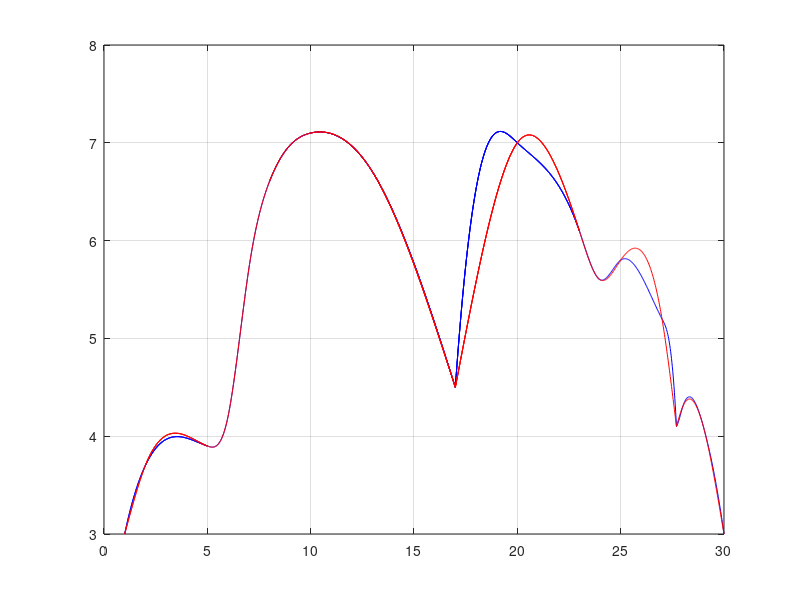

The MATLAB source for this figure:
function merged()
        %%%%%%%% curve 1 %%%%%%%%%%%%%%%%
        
	        x = [1, 2, 5, 6, 7, 8, 10, 13, 17];
	        a = [3.0, 3.7, 3.9, 4.2, 5.7, 6.6, 7.1, 6.7, 4.5];
	        FPO = 1.0;
	        FPN = -0.67;

	        n = 8;
	        N = n + 1;

	        h = zeros(1,N);
	        alpha = zeros(1, N);
	        l = zeros(1,N);
	        u = zeros(1,N);
	        c = zeros(1,N);

	        b = zeros(1,N);
	        d = zeros(1,N);

	        for i = 1 : n
	            h(i) = x(i + 1) - x(i);
	        end

	        alpha(1) = (3*(a(2) - a(1))/h(1)) - 3*FPO;
	        alpha(N) = 3*FPN - 3*(a(N)-a(N-1))/h(N-1);



	        for i = 2: n;
	            alpha(i) = ((3/h(i)) .* (a(i+1) - a(i))) - ((3/h(i-1)) .* (a(i)-a(i-1)));
	        end

	        l(1) = 2*h(1);
	        u(1) = 0.5;
	        z(1) = alpha(1) ./ l(1);

	        for i = 2 : n
	            l(i) = 2*(x(i+1) - x(i-1)) - h(i-1) .* u(i-1);
	            u(i) = h(i) / l(i);
	            z(i) = (alpha(i) - h(i-1) .* z(i-1)) / l(i); 
	        end

	        l(N) = h(N-1) .* (2 - u(N-1));
	        z(N) = (alpha(N) - h(N-1) .* z(N-1)) ./ l(N);
	        c(N) = z(N);

	        for j = n : -1 : 1
	            c(j) = z(j) - u(j) .* c(j+1);
	            b(j) = (a(j+1) - a(j))./h(j) - h(j) .* (c(j+1) + 2*c(j))/3;
	            d(j) = (c(j+1) - c(j)) ./ (3.*h(j));
	        end

% 	        for j = 1:n
% 	            disp('a is: ' );
% 	            disp(a(j));
% 	            disp('b is: ' );
% 	            disp(b(j));
% 	            disp('c is: ' );
% 	            disp(c(j));
% 	            disp('d is: ' );
% 	            disp(d(j));
% 	            disp('*************');
% 	        end

	        %for j = 1:n
	        	for i = 1:17
		        	if i <= 2

		        		j = 1;

						y = 1:0.02:2;
						z = a(j) +b(j).*(y - x(j))+c(j).*((y - x(j)).^2) +d(j).*((y - x(j)).^3); 
		                plot (y,z,'b');
		                %semilogy(y,z);
		                grid on;
		                hold on;

		                i = 2;

					elseif i > 2 && i <= 5

						j = 2;

						y = 2:0.02:5;
						z = a(j) +b(j).*(y - x(j))+c(j).*((y - x(j)).^2) +d(j).*((y - x(j)).^3); 
		                plot (y,z, 'b');
		                %semilogy(y,z);
		                grid on;
		                hold on;

		                i = 5;

	                elseif i > 5 && i <= 6

	                	j = 3;

	                	y = 5:0.02:6;
	                	z = a(j) +b(j).*(y - x(j))+c(j).*((y - x(j)).^2) +d(j).*((y - x(j)).^3); 
		                plot (y,z,'b');
		                %semilogy(y,z);
		                grid on;
		                hold on;

		                i = 6;

	                elseif i > 6 && i <= 7

	                	j = 4;

	                	y = 6:0.02:7;
	                	z = a(j) +b(j).*(y - x(j))+c(j).*((y - x(j)).^2) +d(j).*((y - x(j)).^3); 
		                plot (y,z,'b');
		                %semilogy(y,z);
		                grid on;
		                hold on;

		                i = 7;

	                elseif i > 7 && i <= 8

	                	j = 5;

	                	y = 7:0.02:8;
	                	z = a(j) +b(j).*(y - x(j))+c(j).*((y - x(j)).^2) +d(j).*((y - x(j)).^3); 
		                plot (y,z,'b');
		                %semilogy(y,z);
		                grid on;
		                hold on;

		                i = 8;

	                elseif i > 8 && i <= 10

	                	j = 6;

	                	y = 8:0.02:10;
	                	z = a(j) +b(j).*(y - x(j))+c(j).*((y - x(j)).^2) +d(j).*((y - x(j)).^3); 
		                plot (y,z,'b');
		                %semilogy(y,z);
		                grid on;
		                hold on;

		                i = 10;

	                elseif i > 10 && i <= 13

	                	j = 7;

	                	y = 10:0.02:13;
	                	z = a(j) +b(j).*(y - x(j))+c(j).*((y - x(j)).^2) +d(j).*((y - x(j)).^3); 
		                plot (y,z,'b');
		                %semilogy(y,z);
		                grid on;
		                hold on;

		                i = 13;

	                elseif i > 13 && i <= 17

	                	j = 8;

	                	y = 13:0.02:17;
	                	z = a(j) +b(j).*(y - x(j))+c(j).*((y - x(j)).^2) +d(j).*((y - x(j)).^3); 
		                plot (y,z,'b');
		                %semilogy(y,z);
		                grid on;
		                hold on;

		                i = 17;

	                end
                end

	                
	                

            %end

                

        %%%%%%%% curve 2 %%%%%%%%%%%%%%%%
        
	        x = [17, 20, 23, 24, 25, 27, 27.7];
	        a = [4.5, 7.0, 6.1, 5.6, 5.8, 5.2, 4.1];
	        FPO = 3.0;
	        FPN = -4.0;

	        n = 6;
	        N = n + 1;

	        h = zeros(1,N);
	        alpha = zeros(1, N);
	        l = zeros(1,N);
	        u = zeros(1,N);
	        c = zeros(1,N);

	        b = zeros(1,N);
	        d = zeros(1,N);

	        for i = 1 : n
	            h(i) = x(i + 1) - x(i);
	        end

	        alpha(1) = (3*(a(2) - a(1))/h(1)) - 3*FPO;
	        alpha(N) = 3*FPN - 3*(a(N)-a(N-1))/h(N-1);



	        for i = 2: n;
	            alpha(i) = ((3/h(i)) .* (a(i+1) - a(i))) - ((3/h(i-1)) .* (a(i)-a(i-1)));
	        end

	        l(1) = 2*h(1);
	        u(1) = 0.5;
	        z(1) = alpha(1) ./ l(1);

	        for i = 2 : n
	            l(i) = 2*(x(i+1) - x(i-1)) - h(i-1) .* u(i-1);
	            u(i) = h(i) / l(i);
	            z(i) = (alpha(i) - h(i-1) .* z(i-1)) / l(i); 
	        end

	        l(N) = h(N-1) .* (2 - u(N-1));
	        z(N) = (alpha(N) - h(N-1) .* z(N-1)) ./ l(N);
	        c(N) = z(N);

	        for j = n : -1 : 1
	            c(j) = z(j) - u(j) .* c(j+1);
	            b(j) = (a(j+1) - a(j))./h(j) - h(j) .* (c(j+1) + 2*c(j))/3;
	            d(j) = (c(j+1) - c(j)) ./ (3.*h(j));
	        end

% 	        for j = 1:n
% 	            disp('a is: ' );
% 	            disp(a(j));
% 	            disp('b is: ' );
% 	            disp(b(j));
% 	            disp('c is: ' );
% 	            disp(c(j));
% 	            disp('d is: ' );
% 	            disp(d(j));
% 	            disp('*************');
% 	        end

	        for i = 17:28
		        	if i <= 20

		        		j = 1;

						y = 17:0.02:20;
						z = a(j) +b(j).*(y - x(j))+c(j).*((y - x(j)).^2) +d(j).*((y - x(j)).^3); 
		                plot (y,z,'b');
		                %semilogy(y,z);
		                grid on;
		                hold on;

		                i = 20;

					elseif i > 20 && i <= 23

						j = 2;

						y = 20:0.02:23;
						z = a(j) +b(j).*(y - x(j))+c(j).*((y - x(j)).^2) +d(j).*((y - x(j)).^3); 
		                plot (y,z,'b');
		                %semilogy(y,z);
		                grid on;
		                hold on;

		                i = 23;

	                elseif i > 23 && i <= 24

	                	j = 3;

	                	y = 23:0.02:24;
	                	z = a(j) +b(j).*(y - x(j))+c(j).*((y - x(j)).^2) +d(j).*((y - x(j)).^3); 
		                plot (y,z,'b');
		                %semilogy(y,z);
		                grid on;
		                hold on;

		                i = 24;

	                elseif i > 24 && i <= 25

	                	j = 4;

	                	y = 24:0.02:25;
	                	z = a(j) +b(j).*(y - x(j))+c(j).*((y - x(j)).^2) +d(j).*((y - x(j)).^3); 
		                plot (y,z,'b');
		                %semilogy(y,z);
		                grid on;
		                hold on;

		                i = 25;

	                elseif i > 25 && i < 27

	                	j = 5;

	                	y = 25:0.02:27;
	                	z = a(j) +b(j).*(y - x(j))+c(j).*((y - x(j)).^2) +d(j).*((y - x(j)).^3); 
		                plot (y,z,'b');
		                %semilogy(y,z);
		                grid on;
		                hold on;

		                i = 26;

	                elseif i >= 27 && i <= 27.7

	                	j = 6;

	                	y = 27:0.02:27.7;
	                	z = a(j) +b(j).*(y - x(j))+c(j).*((y - x(j)).^2) +d(j).*((y - x(j)).^3); 
		                plot (y,z,'b');
		                %semilogy(y,z);
		                grid on;
		                hold on;

		                i = 28;

	                end
	            end

        %%%%%%%% curve 3 %%%%%%%%%%%%%%%%
	    
	        x = [27.7, 28, 29, 30];
	        a = [4.1, 4.3, 4.1, 3.0];
	        FPO = 0.33;
	        FPN = -1.5;

	        n = 3;
	        N = n + 1;

	        h = zeros(1,N);
	        alpha = zeros(1, N);
	        l = zeros(1,N);
	        u = zeros(1,N);
	        c = zeros(1,N);

	        b = zeros(1,N);
	        d = zeros(1,N);

	        for i = 1 : n
	            h(i) = x(i + 1) - x(i);
	        end

	        alpha(1) = (3*(a(2) - a(1))/h(1)) - 3*FPO;
	        alpha(N) = 3*FPN - 3*(a(N)-a(N-1))/h(N-1);



	        for i = 2: n;
	            alpha(i) = ((3/h(i)) .* (a(i+1) - a(i))) - ((3/h(i-1)) .* (a(i)-a(i-1)));
	        end

	        l(1) = 2*h(1);
	        u(1) = 0.5;
	        z(1) = alpha(1) ./ l(1);

	        for i = 2 : n
	            l(i) = 2*(x(i+1) - x(i-1)) - h(i-1) .* u(i-1);
	            u(i) = h(i) / l(i);
	            z(i) = (alpha(i) - h(i-1) .* z(i-1)) / l(i); 
	        end

	        l(N) = h(N-1) .* (2 - u(N-1));
	        z(N) = (alpha(N) - h(N-1) .* z(N-1)) ./ l(N);
	        c(N) = z(N);

	        for j = n : -1 : 1
	            c(j) = z(j) - u(j) .* c(j+1);
	            b(j) = (a(j+1) - a(j))./h(j) - h(j) .* (c(j+1) + 2*c(j))/3;
	            d(j) = (c(j+1) - c(j)) ./ (3.*h(j));
	        end

	        for i = 27.7:30
		        	if i <= 28

		        		j = 1;

						y = 27.7:0.02:28;
						z = a(j) +b(j).*(y - x(j))+c(j).*((y - x(j)).^2) +d(j).*((y - x(j)).^3); 
		                plot (y,z,'b');
		                %semilogy(y,z);
		                grid on;
		                hold on;

		                i = 28;

					elseif i > 28 && i <= 29

						j = 2;

						y = 28:0.02:29;
						z = a(j) +b(j).*(y - x(j))+c(j).*((y - x(j)).^2) +d(j).*((y - x(j)).^3); 
		                plot (y,z,'b');
		                %semilogy(y,z);
		                grid on;
		                hold on;

		                i = 29;

	                elseif i > 29 && i <= 30

	                	j = 3;

	                	y = 29:0.02:30;
	                	z = a(j) +b(j).*(y - x(j))+c(j).*((y - x(j)).^2) +d(j).*((y - x(j)).^3); 
		                plot (y,z,'b');
		                %semilogy(y,z);
		                grid on;
		                hold on;

		                i = 30;

	                elseif i > 24 && i <= 25

	                	j = 4;

	                	y = 24:0.02:25;
	                	z = a(j) +b(j).*(y - x(j))+c(j).*((y - x(j)).^2) +d(j).*((y - x(j)).^3); 
		                plot (y,z,'b');
		                %semilogy(y,z);
		                grid on;
		                hold on;

		                i = 25;

	                elseif i > 25 && i <= 27

	                	j = 5;

	                	y = 25:0.02:27;
	                	z = a(j) +b(j).*(y - x(j))+c(j).*((y - x(j)).^2) +d(j).*((y - x(j)).^3); 
		                plot (y,z,'b');
		                %semilogy(y,z);
		                grid on;
		                hold on;

		                i = 27;

	                elseif i > 27 && i <= 27.7

	                	j = 6;

	                	y = 27:0.02:27.7;
	                	z = a(j) +b(j).*(y - x(j))+c(j).*((y - x(j)).^2) +d(j).*((y - x(j)).^3); 
		                plot (y,z,'b');
		                %semilogy(y,z);
		                grid on;
		                hold on;

		                i = 27.7;
		            end
		        end


% 	        for j = 1:n
% 	            disp('a is: ' );
% 	            disp(a(j));
% 	            disp('b is: ' );
% 	            disp(b(j));
% 	            disp('c is: ' );
% 	            disp(c(j));
% 	            disp('d is: ' );
% 	            disp(d(j));
% 	            disp('*************');
%                 
% 	        end
 
    


        %%%%%%%% curve 1 %%%%%%%%%%%%%%%%
        
	        x = [1, 2, 5, 6, 7, 8, 10, 13, 17];
	        a = [3.0, 3.7, 3.9, 4.2, 5.7, 6.6, 7.1, 6.7, 4.5];
	        

	        n = 8;
	        N = n + 1;

	        h = zeros(1,N);
	        alpha = zeros(1, N);
	        l = zeros(1,N);
	        u = zeros(1,N);
	        c = zeros(1,N);

	        b = zeros(1,N);
	        d = zeros(1,N);

	        for i = 1 : n
	            h(i) = x(i + 1) - x(i);
	        end

	        for i = 2: n;
	            alpha(i) = ((3/h(i)) .* (a(i+1) - a(i))) - ((3/h(i-1)) .* (a(i)-a(i-1)));
	        end

	        l(1) = 1;
	        u(1) = 0;
	        z(1) = 0;

	        for i = 2 : n
	            l(i) = 2*(x(i+1) - x(i-1)) - h(i-1) .* u(i-1);
	            u(i) = h(i) / l(i);
	            z(i) = (alpha(i) - h(i-1) .* z(i-1)) / l(i); 
	        end

	        l(N) = 1;
	        z(N) = 0;
	        c(N) = 0;

	        for j = n : -1 : 1
	            c(j) = z(j) - u(j) .* c(j+1);
	            b(j) = (a(j+1) - a(j))./h(j) - h(j) .* (c(j+1) + 2*c(j))/3;
	            d(j) = (c(j+1) - c(j)) ./ (3.*h(j));
	        end

	        % for j = 1:n
	        %     disp('a is: ' );
	        %     disp(a(j));
	        %     disp('b is: ' );
	        %     disp(b(j));
	        %     disp('c is: ' );
	        %     disp(c(j));
	        %     disp('d is: ' );
	        %     disp(d(j));
	        %     disp('*************');
	        % end

	        for i = 1:17
		        	if i <= 2

		        		j = 1;

						y = 1:0.02:2;
						z = a(j) +b(j).*(y - x(j))+c(j).*((y - x(j)).^2) +d(j).*((y - x(j)).^3); 
		                plot (y,z,'r');
		                %semilogy(y,z);
		                grid on;
		                hold on;

		                i = 2;

					elseif i > 2 && i <= 5

						j = 2;

						y = 2:0.02:5;
						z = a(j) +b(j).*(y - x(j))+c(j).*((y - x(j)).^2) +d(j).*((y - x(j)).^3); 
		                plot (y,z,'r');
		                %semilogy(y,z);
		                grid on;
		                hold on;

		                i = 5;

	                elseif i > 5 && i <= 6

	                	j = 3;

	                	y = 5:0.02:6;
	                	z = a(j) +b(j).*(y - x(j))+c(j).*((y - x(j)).^2) +d(j).*((y - x(j)).^3); 
		                plot (y,z,'r');
		                %semilogy(y,z);
		                grid on;
		                hold on;

		                i = 6;

	                elseif i > 6 && i <= 7

	                	j = 4;

	                	y = 6:0.02:7;
	                	z = a(j) +b(j).*(y - x(j))+c(j).*((y - x(j)).^2) +d(j).*((y - x(j)).^3); 
		                plot (y,z,'r');
		                %semilogy(y,z);
		                grid on;
		                hold on;

		                i = 7;

	                elseif i > 7 && i <= 8

	                	j = 5;

	                	y = 7:0.02:8;
	                	z = a(j) +b(j).*(y - x(j))+c(j).*((y - x(j)).^2) +d(j).*((y - x(j)).^3); 
		                plot (y,z,'r');
		                %semilogy(y,z);
		                grid on;
		                hold on;

		                i = 8;

	                elseif i > 8 && i <= 10

	                	j = 6;

	                	y = 8:0.02:10;
	                	z = a(j) +b(j).*(y - x(j))+c(j).*((y - x(j)).^2) +d(j).*((y - x(j)).^3); 
		                plot (y,z,'r');
		                %semilogy(y,z);
		                grid on;
		                hold on;

		                i = 10;

	                elseif i > 10 && i <= 13

	                	j = 7;

	                	y = 10:0.02:13;
	                	z = a(j) +b(j).*(y - x(j))+c(j).*((y - x(j)).^2) +d(j).*((y - x(j)).^3); 
		                plot (y,z,'r');
		                %semilogy(y,z);
		                grid on;
		                hold on;

		                i = 13;

	                elseif i > 13 && i <= 17

	                	j = 8;

	                	y = 13:0.02:17;
	                	z = a(j) +b(j).*(y - x(j))+c(j).*((y - x(j)).^2) +d(j).*((y - x(j)).^3); 
		                plot (y,z,'r');
		                %semilogy(y,z);
		                grid on;
		                hold on;

		                i = 17;

	                end
	            end

	        %%%%%%%% curve 2 %%%%%%%%%%%%%%%%
        
	        x = [17, 20, 23, 24, 25, 27, 27.7];
	        a = [4.5, 7.0, 6.1, 5.6, 5.8, 5.2, 4.1];
	        FPO = 3.0;
	        FPN = -4.0;

	        n = 6;
	        N = n + 1;

	        h = zeros(1,N);
	        alpha = zeros(1, N);
	        l = zeros(1,N);
	        u = zeros(1,N);
	        c = zeros(1,N);

	        b = zeros(1,N);
	        d = zeros(1,N);

	        for i = 1 : n
	            h(i) = x(i + 1) - x(i);
	        end

	        for i = 2: n;
	            alpha(i) = ((3/h(i)) .* (a(i+1) - a(i))) - ((3/h(i-1)) .* (a(i)-a(i-1)));
	        end

	        l(1) = 1;
	        u(1) = 0;
	        z(1) = 0;

	        for i = 2 : n
	            l(i) = 2*(x(i+1) - x(i-1)) - h(i-1) .* u(i-1);
	            u(i) = h(i) / l(i);
	            z(i) = (alpha(i) - h(i-1) .* z(i-1)) / l(i); 
	        end

	        l(N) = 1;
	        z(N) = 0;
	        c(N) = 0;

	        for j = n : -1 : 1
	            c(j) = z(j) - u(j) .* c(j+1);
	            b(j) = (a(j+1) - a(j))./h(j) - h(j) .* (c(j+1) + 2*c(j))/3;
	            d(j) = (c(j+1) - c(j)) ./ (3.*h(j));
	        end

	        % for j = 1:n
	        %     disp('a is: ' );
	        %     disp(a(j));
	        %     disp('b is: ' );
	        %     disp(b(j));
	        %     disp('c is: ' );
	        %     disp(c(j));
	        %     disp('d is: ' );
	        %     disp(d(j));
	        %     disp('*************');
	        % end

	        for i = 17:28
		        	if i <= 20

		        		j = 1;

						y = 17:0.02:20;
						z = a(j) +b(j).*(y - x(j))+c(j).*((y - x(j)).^2) +d(j).*((y - x(j)).^3); 
		                plot (y,z,'r');
		                %semilogy(y,z);
		                grid on;
		                hold on;

		                i = 20;

					elseif i > 20 && i <= 23

						j = 2;

						y = 20:0.02:23;
						z = a(j) +b(j).*(y - x(j))+c(j).*((y - x(j)).^2) +d(j).*((y - x(j)).^3); 
		                plot (y,z,'r');
		                %semilogy(y,z);
		                grid on;
		                hold on;

		                i = 23;

	                elseif i > 23 && i <= 24

	                	j = 3;

	                	y = 23:0.02:24;
	                	z = a(j) +b(j).*(y - x(j))+c(j).*((y - x(j)).^2) +d(j).*((y - x(j)).^3); 
		                plot (y,z,'r');
		                %semilogy(y,z);
		                grid on;
		                hold on;

		                i = 24;

	                elseif i > 24 && i <= 25

	                	j = 4;

	                	y = 24:0.02:25;
	                	z = a(j) +b(j).*(y - x(j))+c(j).*((y - x(j)).^2) +d(j).*((y - x(j)).^3); 
		                plot (y,z,'r');
		                %semilogy(y,z);
		                grid on;
		                hold on;

		                i = 25;

	                elseif i > 25 && i < 27

	                	j = 5;

	                	y = 25:0.02:27;
	                	z = a(j) +b(j).*(y - x(j))+c(j).*((y - x(j)).^2) +d(j).*((y - x(j)).^3); 
		                plot (y,z,'r');
		                %semilogy(y,z);
		                grid on;
		                hold on;

		                i = 26;

	                elseif i >= 27 && i <= 27.7

	                	j = 6;

	                	y = 27:0.02:27.7;
	                	z = a(j) +b(j).*(y - x(j))+c(j).*((y - x(j)).^2) +d(j).*((y - x(j)).^3); 
		                plot (y,z,'r');
		                %semilogy(y,z);
		                grid on;
		                hold on;

		                i = 28;

	                end
	            end

	        %%%%%%%% curve 3 %%%%%%%%%%%%%%%%
	    
	        x = [27.7, 28, 29, 30];
	        a = [4.1, 4.3, 4.1, 3.0];
	        FPO = 0.33;
	        FPN = -1.5;

	        n = 3;
	        N = n + 1;

	        h = zeros(1,N);
	        alpha = zeros(1, N);
	        l = zeros(1,N);
	        u = zeros(1,N);
	        c = zeros(1,N);

	        b = zeros(1,N);
	        d = zeros(1,N);

	        for i = 1 : n
	            h(i) = x(i + 1) - x(i);
	        end

	        for i = 2: n;
	            alpha(i) = ((3/h(i)) .* (a(i+1) - a(i))) - ((3/h(i-1)) .* (a(i)-a(i-1)));
	        end

	        l(1) = 1;
	        u(1) = 0;
	        z(1) = 0;

	        for i = 2 : n
	            l(i) = 2*(x(i+1) - x(i-1)) - h(i-1) .* u(i-1);
	            u(i) = h(i) / l(i);
	            z(i) = (alpha(i) - h(i-1) .* z(i-1)) / l(i); 
	        end

	        l(N) = 1;
	        z(N) = 0;
	        c(N) = 0;

	        for j = n : -1 : 1
	            c(j) = z(j) - u(j) .* c(j+1);
	            b(j) = (a(j+1) - a(j))./h(j) - h(j) .* (c(j+1) + 2*c(j))/3;
	            d(j) = (c(j+1) - c(j)) ./ (3.*h(j));
	        end

	        % for j = 1:n
	        %     disp('a is: ' );
	        %     disp(a(j));
	        %     disp('b is: ' );
	        %     disp(b(j));
	        %     disp('c is: ' );
	        %     disp(c(j));
	        %     disp('d is: ' );
	        %     disp(d(j));
	        %     disp('*************');
         %    end

         for i = 27.7:30
		        	if i <= 28

		        		j = 1;

						y = 27.7:0.02:28;
						z = a(j) +b(j).*(y - x(j))+c(j).*((y - x(j)).^2) +d(j).*((y - x(j)).^3); 
		                plot (y,z,'r');
		                %semilogy(y,z);
		                grid on;
		                hold on;

		                i = 28;

					elseif i > 28 && i <= 29

						j = 2;

						y = 28:0.02:29;
						z = a(j) +b(j).*(y - x(j))+c(j).*((y - x(j)).^2) +d(j).*((y - x(j)).^3); 
		                plot (y,z,'r');
		                %semilogy(y,z);
		                grid on;
		                hold on;

		                i = 29;

	                elseif i > 29 && i <= 30

	                	j = 3;

	                	y = 29:0.02:30;
	                	z = a(j) +b(j).*(y - x(j))+c(j).*((y - x(j)).^2) +d(j).*((y - x(j)).^3); 
		                plot (y,z,'r');
		                %semilogy(y,z);
		                grid on;
		                hold on;

		                i = 30;

	                elseif i > 24 && i <= 25

	                	j = 4;

	                	y = 24:0.02:25;
	                	z = a(j) +b(j).*(y - x(j))+c(j).*((y - x(j)).^2) +d(j).*((y - x(j)).^3); 
		                plot (y,z,'r');
		                %semilogy(y,z);
		                grid on;
		                hold on;

		                i = 25;

	                elseif i > 25 && i <= 27

	                	j = 5;

	                	y = 25:0.02:27;
	                	z = a(j) +b(j).*(y - x(j))+c(j).*((y - x(j)).^2) +d(j).*((y - x(j)).^3); 
		                plot (y,z,'r');
		                %semilogy(y,z);
		                grid on;
		                hold on;

		                i = 27;

	                elseif i > 27 && i <= 27.7

	                	j = 6;

	                	y = 27:0.02:27.7;
	                	z = a(j) +b(j).*(y - x(j))+c(j).*((y - x(j)).^2) +d(j).*((y - x(j)).^3); 
		                plot (y,z,'r');
		                %semilogy(y,z);
		                grid on;
		                hold on;

		                i = 27.7;
		            end
		        end



    %reference:
    % Clamped Cubic Spline: 
    % RICHARD L. BURDEN, DOUGLAS J. FAIRES, ANNETTE M. BURDEN, (2014)
    % NUMERICAL ANALYSIS TENTH EDITION
    % page 152-153, ALGORITHM 3.5






